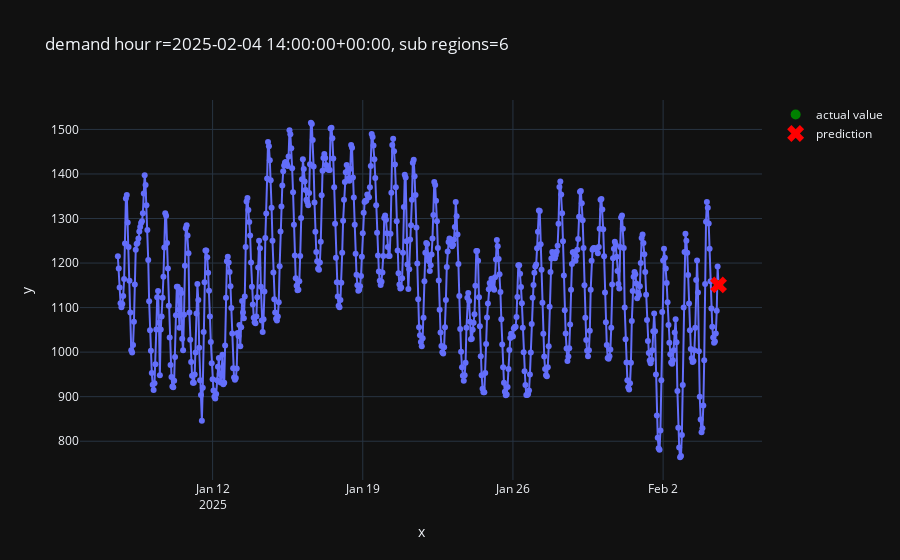

The notebook cell saved with this chart:
### Code cell
from src.plot import plot_one_sample

plot_one_sample(
    example_id=6,
    features=features,
    targets=predictions['predicted_demand'],
    predictions=pd.Series(predictions['predicted_demand'])
)

### Figure 1 — Plotly figure (JSON) as saved in the notebook; plotly's stock layout.template omitted (floating-point values rounded to 4 significant figures; data arrays with more than 128 entries replaced by an {"elided": "..."} marker saying what was removed)
{"data": [{"hovertemplate": "x=%{x}<br>y=%{y}<extra></extra>", "legendgroup": "", "line": {"color": "#636efa", "dash": "solid"}, "marker": {"symbol": "circle"}, "mode": "lines+markers", "name": "", "orientation": "v", "showlegend": false, "type": "scatter", "x": {"elided": "673 str values"}, "xaxis": "x", "y": {"elided": "673 int values"}, "yaxis": "y"}, {"line": {"color": "green"}, "marker": {"size": 10}, "mode": "markers", "name": "actual value", "type": "scatter", "x": ["2025-02-04T14:00:00+00:00"], "y": [1151]}, {"line": {"color": "red"}, "marker": {"size": 15, "symbol": "x"}, "mode": "markers", "name": "prediction", "type": "scatter", "x": ["2025-02-04T14:00:00+00:00"], "y": [1151]}], "layout": {"legend": {"tracegroupgap": 0}, "title": {"text": "demand hour r=2025-02-04 14:00:00+00:00, sub regions=6"}, "xaxis": {"anchor": "y", "domain": [0, 1], "title": {"text": "x"}}, "yaxis": {"anchor": "x", "domain": [0, 1], "title": {"text": "y"}}}}
